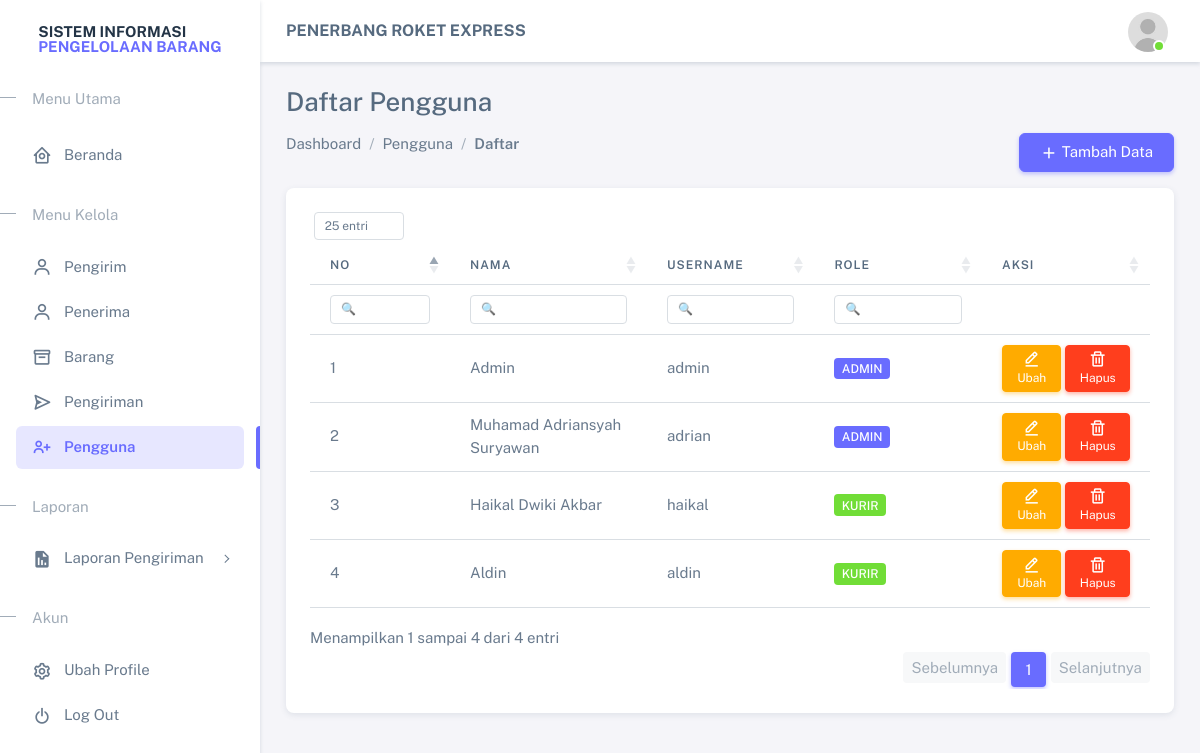
The page /pages/users/index.php (signed in) on the database its author committed.
### tables this page shows
CREATE TABLE IF NOT EXISTS `users` (
  `id` int NOT NULL AUTO_INCREMENT,
  `name` varchar(255) NOT NULL,
  `role` varchar(255) NOT NULL,
  `username` varchar(255) NOT NULL,
  `password` varchar(255) NOT NULL,
  PRIMARY KEY (`id`)
);

### app/function/function.php (called while the page is built, shortened)
<?php
require_once __DIR__ . '/../connection.php';
function query($sql, $params = [])
{
    global $conn;
    if (empty($params)) {
        $result = mysqli_query($conn, $sql);
        $rows = [];
        while ($row = mysqli_fetch_object($result)) {
            $rows[] = $row;
        }
        return $rows;
    }
    $rows = [];
    return $rows;
}

### pages/users/index.php (the view, shortened to what this page needs)
<?php
require('./../../app/function/function.php');
include('./../../views/layouts/main-header.php');
?>
<div class="card">
  <div class="d-flex align-items-end row">
    <div class="col-sm-12">
      <div class="card-body">
        <div class="table-responsive">
          <table class="table datatable" style="width: 100%;">
            <thead>
              <tr>
                <th width="5%">No</th>
                <th>Nama</th>
                <th>Username</th>
                <th>Role</th>
                <th width="20%">Aksi</th>
              </tr>
            </thead>
            <tbody>
              <?php
              $no = 1;
              $users = query("SELECT * FROM users");
              ?>
              <?php foreach ($users as $user): ?>
                <tr>
                  <td><?= $no++ ?></td>
                  <td><?= $user->name ?></td>
                  <td><?= $user->username ?></td>
                  <td>
                    <?= $user->role == 'admin'
                      ? "<span class='badge bg-primary'>Admin</span>"
                      : "<span class='badge bg-success'>Kurir</span>" ?>
                  </td>
                  <td class="text-end">
                    <div class="d-flex gap-1">
                      <a class="btn btn-sm btn-warning" href="edit.php?id=<?= $user->id ?>">
                        <i class="bx bx-edit-alt"></i>Ubah
                      </a>
                      <button type="button" data-action="delete.php?id=<?= $user->id ?>"
                        data-confirm-text="Anda yakin menghapus data pengguna ini?"
                        class="btn btn-sm btn-danger btn-delete">
                        <i class="bx bx-trash"></i>Hapus
                      </button>
                    </div>
                  </td>
                </tr>
              <?php endforeach; ?>
            </tbody>
          </table>
        </div>
      </div>
    </div>
  </div>
</div>
<?php include('./../../views/layouts/main-footer.php') ?>

### rows shown on the page
users: name "Admin", username "admin", role "ADMIN"
users: name "Muhamad Adriansyah Suryawan", username "adrian", role "ADMIN"
users: name "Haikal Dwiki Akbar", username "haikal", role "KURIR"
users: name "Aldin", username "aldin", role "KURIR"

### other values the page prints
$title "Daftar Pengguna"
$item['label'] "Dashboard"
$item['label'] "Pengguna"
$item['label'] "Daftar"
$button['text'] "Tambah Data"
